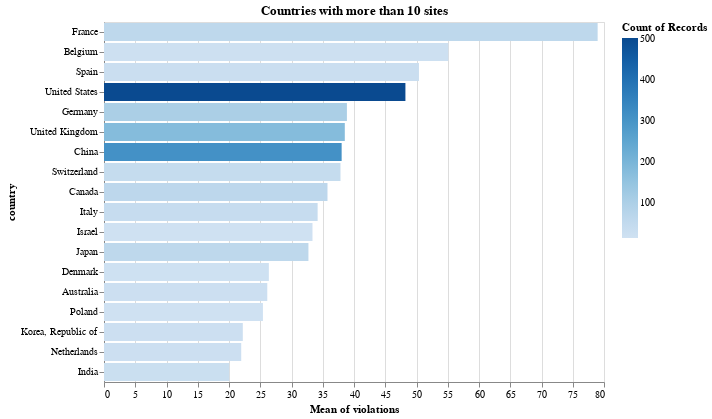

Source (notebook cell):
### Code cell
alt.Chart(
    _df[_df.country.isin(COUNTRIES)]
).mark_bar(
    # opacity=0.01
).encode(
    alt.X(f'mean(violations):Q'),
    alt.Y('country:N', sort='-x'),
    alt.Color('count()'),
    alt.Tooltip(['count()'])
).properties(
    title='Countries with more than 10 sites',
    width=500
)

### Figure 1 — Vega specification as saved in the notebook (floating-point values rounded to 4 significant figures)
{"$schema": "https://vega.github.io/schema/vega/v5.json", "data": [{"name": "source_0"}, {"name": "data_0", "values": [{"__count": 105, "country": "Germany", "mean_violations": 38.87}, {"__count": 62, "country": "France", "mean_violations": 78.98}, {"__count": 503, "country": "United States", "mean_violations": 48.23}, {"__count": 39, "country": "Italy", "mean_violations": 34.18}, {"__count": 178, "country": "United Kingdom", "mean_violations": 38.53}, {"__count": 310, "country": "China", "mean_violations": 38.02}, {"__count": 27, "country": "India", "mean_violations": 20.04}, {"__count": 24, "country": "Australia", "mean_violations": 26.12}, {"__count": 23, "country": "Netherlands", "mean_violations": 21.96}, {"__count": 66, "country": "Canada", "mean_violations": 35.76}, {"__count": 24, "country": "Korea, Republic of", "mean_violations": 22.21}, {"__count": 62, "country": "Japan", "mean_violations": 32.71}, {"__count": 14, "country": "Israel", "mean_violations": 33.36}, {"__count": 21, "country": "Belgium", "mean_violations": 55.1}, {"__count": 28, "country": "Spain", "mean_violations": 50.39}, {"__count": 43, "country": "Switzerland", "mean_violations": 37.84}, {"__count": 16, "country": "Denmark", "mean_violations": 26.38}, {"__count": 14, "country": "Poland", "mean_violations": 25.43}]}, {"name": "data_0_x_domain_mean_violations", "values": [{"min": 20.04, "max": 78.98}]}, {"name": "source_0_y_domain_country", "values": [{"country": "Germany", "sort_field": 38.87}, {"country": "France", "sort_field": 78.98}, {"country": "United States", "sort_field": 48.23}, {"country": "Italy", "sort_field": 34.18}, {"country": "United Kingdom", "sort_field": 38.53}, {"country": "China", "sort_field": 38.02}, {"country": "India", "sort_field": 20.04}, {"country": "Australia", "sort_field": 26.12}, {"country": "Netherlands", "sort_field": 21.96}, {"country": "Canada", "sort_field": 35.76}, {"country": "Korea, Republic of", "sort_field": 22.21}, {"country": "Japan", "sort_field": 32.71}, {"country": "Israel", "sort_field": 33.36}, {"country": "Belgium", "sort_field": 55.1}, {"country": "Spain", "sort_field": 50.39}, {"country": "Switzerland", "sort_field": 37.84}, {"country": "Denmark", "sort_field": 26.38}, {"country": "Poland", "sort_field": 25.43}]}, {"name": "data_0_color_domain___count", "values": [{"min": 14, "max": 503}]}], "signals": [{"name": "y_step", "value": 20}, {"name": "height", "update": "bandspace(domain('y').length, 0.1, 0.05) * y_step"}], "marks": [{"type": "rect", "name": "marks", "from": {"data": "data_0"}, "encode": {"update": {"tooltip": {"signal": "{\"Count of Records\": format(datum[\"__count\"], \"\")}"}, "ariaRoleDescription": {"value": "bar"}, "description": {"signal": "\"Mean of violations: \" + (format(datum[\"mean_violations\"], \"\")) + \"; country: \" + (isValid(datum[\"country\"]) ? datum[\"country\"] : \"\"+datum[\"country\"]) + \"; Count of Records: \" + (format(datum[\"__count\"], \"\"))"}, "x2": {"value": 0, "scale": "x"}, "x": {"field": "mean_violations", "scale": "x"}, "fill": {"field": "__count", "scale": "color"}, "height": {"signal": "max(0.25, bandwidth('y'))"}, "y": {"field": "country", "scale": "y"}}}, "style": ["bar"]}], "scales": [{"name": "x", "type": "linear", "domain": [{"signal": "(data(\"data_0_x_domain_mean_violations\")[0] || {}).min"}, {"signal": "(data(\"data_0_x_domain_mean_violations\")[0] || {}).max"}], "range": [0, {"signal": "width"}], "zero": true, "nice": true}, {"name": "y", "type": "band", "domain": {"data": "source_0_y_domain_country", "field": "country", "sort": {"op": "max", "field": "sort_field", "order": "descending"}}, "range": {"step": {"signal": "y_step"}}, "paddingInner": 0.1, "paddingOuter": 0.05}, {"name": "color", "type": "linear", "domain": [{"signal": "(data(\"data_0_color_domain___count\")[0] || {}).min"}, {"signal": "(data(\"data_0_color_domain___count\")[0] || {}).max"}], "range": "ramp", "zero": false, "interpolate": "hcl"}], "axes": [{"scale": "x", "orient": "bottom", "aria": false, "ticks": false, "maxExtent": 0, "minExtent": 0, "grid": true, "labels": false, "zindex": 0, "gridScale": "y", "tickCount": {"signal": "ceil(width/40)"}, "domain": false}, {"scale": "x", "grid": false, "labelFlush": true, "tickCount": {"signal": "ceil(width/40)"}, "orient": "bottom", "title": "Mean of violations", "labelOverlap": true, "zindex": 0}, {"scale": "y", "zindex": 0, "grid": false, "orient": "left", "title": "country"}], "title": {"text": "Countries with more than 10 sites", "frame": "group"}, "style": "cell", "width": 500, "background": "white", "legends": [{"fill": "color", "gradientLength": {"signal": "clamp(height, 64, 200)"}, "title": "Count of Records"}], "padding": 5}
